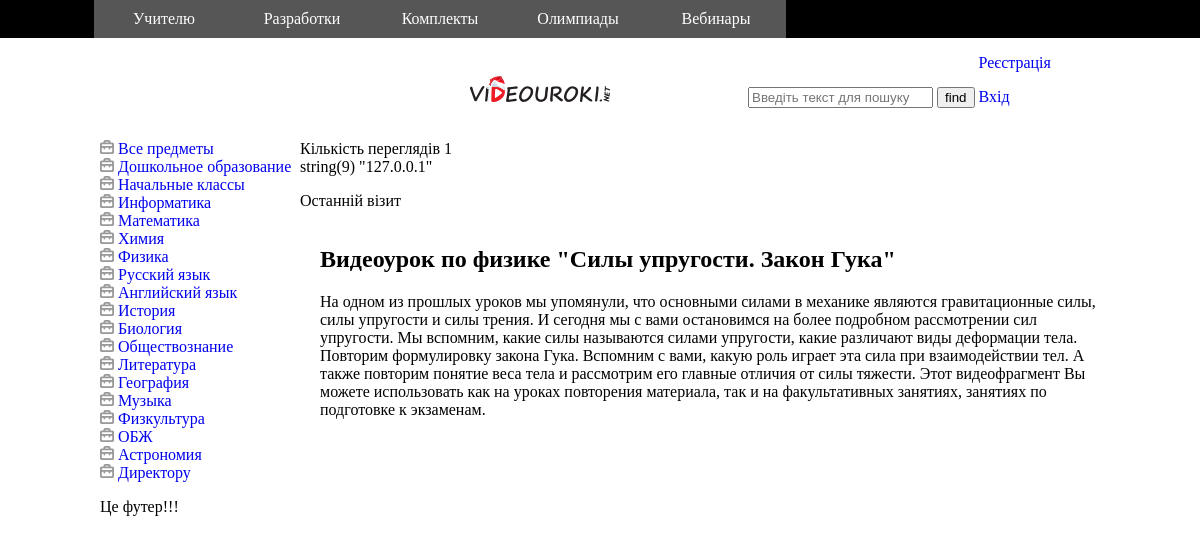
Page /videourok-po-fizike-sily-uprugosti-zakon-guka on the earlier database version.
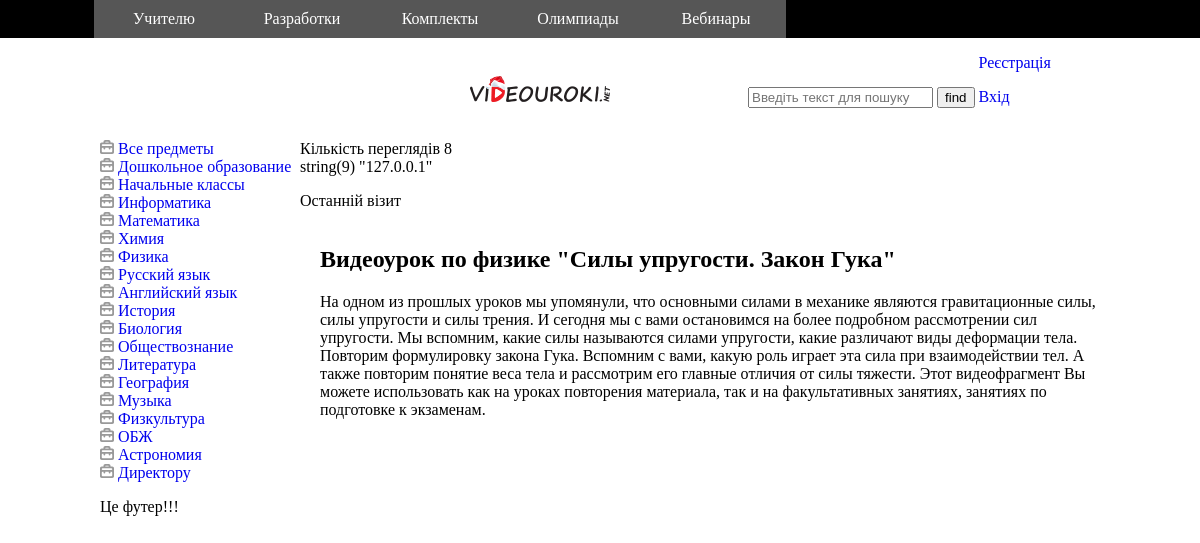
Same page on the later database version.
### tables this page shows
CREATE TABLE `categories_item` (
  `id` int(11) NOT NULL,
  `title` varchar(255) NOT NULL,
  `content` text NOT NULL,
  `content_full` text NOT NULL,
  `content_full_slug` varchar(255) NOT NULL,
  `parent` int(11) NOT NULL,
  `con_type_categories` varchar(255) NOT NULL,
  `img` varchar(255) NOT NULL,
  `time` timestamp NOT NULL DEFAULT CURRENT_TIMESTAMP ON UPDATE CURRENT_TIMESTAMP,
  `counter` int(11) NOT NULL,
  `ip` varchar(255) NOT NULL
);

### index.php (called while the page is built)
<?php
require 'cotrollers/SiteController.php';
require 'views/header.php';
require "views/$content.php";
require 'views/footer.php';

### models/MainClass.php (called while the page is built, shortened)
<?php
class MainClass{
    private $conn;
    function __construct(){
        $this->conn = mysqli_connect("localhost","root","root","videourok");
        mysqli_set_charset( $this->conn, 'utf8');
    }
    function findArticleSlug($slug){
        $find_article_slug = mysqli_query($this->conn, "SELECT * FROM categories_item WHERE content_full_slug = '$slug'");
        $find_slug = mysqli_fetch_assoc($find_article_slug);
        return $find_slug;
    }
    function countViewsArticle($slug){
        if (!empty($slug)) {
            $result = mysqli_query ($this->conn, "SELECT * FROM categories_item WHERE content_full_slug = '$slug'");
            $result_query = mysqli_query($this->conn, "SELECT * FROM categories_item WHERE content_full_slug = '$slug'");
            return $result_query;
        }
    }
}

### cotrollers/SiteController.php (called while the page is built, shortened)
<?php
require 'models/MainClass.php';
if (!empty($_GET['route'])){
    $route = $_GET['route'];
}else{
    $route = '';
}
$slug = $route;
$main = new MainClass();
$countViewsArticle = $main->countViewsArticle($slug);
if (!empty($slug)){
    $id = $main->categoruId($slug);
        if (!empty($id)){
            $main_content = $main->categoruArticle($id);
            if($slug == 'vse_predmety'){
                $main_content = $main->showArticles();
                include 'helpers/pagination.php';
            }
        }else{
            $my_article = $main->findArticleSlug($slug);
            if ($slug == ABOUT_US){
                $content = ABOUT_US;
            }
            else if (!empty($my_article)){
                $main_content = $my_article;
            }
        }
}else{
    $main_content = $main->showArticles();
    include 'helpers/pagination.php';
}
?>

### views/article.php (the view, shortened to what this page needs)
<main>
    <?php require 'leftMenu.php';?>
    <div>
        <p>Кількість переглядів
            <?php
            $result_counter = mysqli_fetch_assoc($countViewsArticle);
            echo $result_counter['counter'];
            echo "<br>";
            $ip = $_SERVER["REMOTE_ADDR"];
            var_dump($ip);
            ?></p>
        <p>Останній візит <?php echo $lastVisit;?></p>
    </div>
    <div class="article">
        <div>
            <h2><?php print $main_content['title'];?></h2>
            <p><?php print $main_content['content_full'];?></p>
        </div>
    </div>
</main>

Differences in the rows shown:
changed categories_item "Видеоурок по физике \"Силы упругости. Закон Гука\"": counter "1" → "8"
